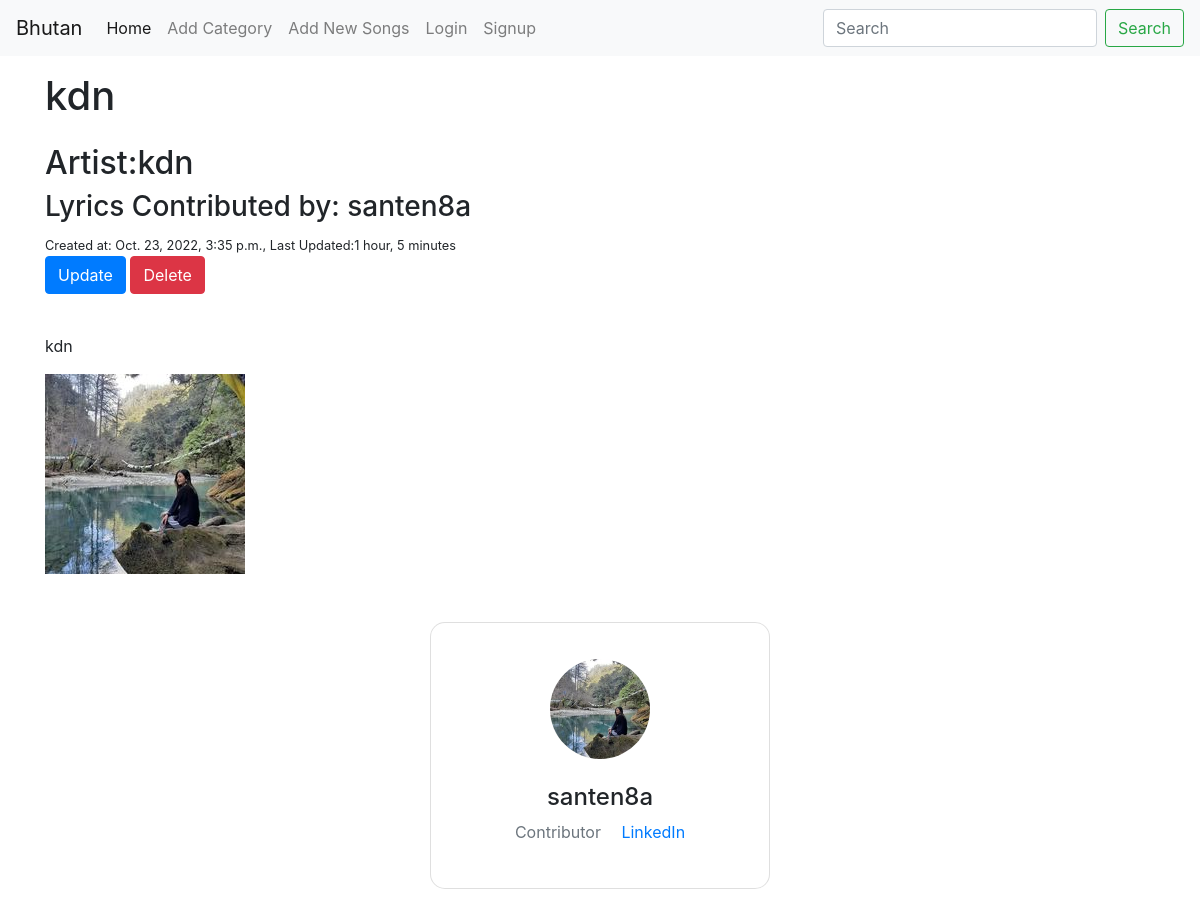
Screenshot of /song/view/9 with the database file from the repository.
### song/models.py (models this page shows, shortened)
class Post(models.Model):
    title = models.CharField(max_length=255)
    header_image = models.ImageField(null=True,blank=True,upload_to="images/")
    author = models.ForeignKey(User,on_delete=models.CASCADE)
    artist = models.CharField(max_length=255)
    body = RichTextField(blank=True,null=True)
    created_date = models.DateTimeField(auto_now_add=True)
    updated_date = models.DateTimeField(auto_now=True)
    category = models.CharField(max_length=255,default='general')

class Profile(models.Model):
    user = models.OneToOneField(User,null=True,on_delete=models.CASCADE)
    bio = models.TextField()
    profile_pic =models.ImageField(null=True,blank=True,upload_to="images/profile/")
    website_url = models.CharField(max_length=255,null=True)
    twitter_url = models.CharField(max_length=255,null=True)
    linkedin_url = models.CharField(max_length=255,null=True)

### song/views.py (the view)
# urls.py: path('song/view/<int:pk>', SongDetailView.as_view(), name='detail-song'),
class SongDetailView(DetailView):
    model = Post
    template_name = 'song/detail_song.html'

### song/templates/song/detail_song.html (shortened to what this page needs)
{% extends './base.html' %}
{% block content %}
<h1 class="py-3">{{post.title}}</h1>
<h2>Artist:{{post.artist}}</h2>
<h3>Lyrics Contributed by: {{post.author.username}}</h3>
<small>Created at: {{post.created_date}}, Last Updated:{{post.updated_date|timesince}}</small>
<br>
<a class="btn btn-primary" href="{% url 'update-song' post.id %}">Update</a>
<a class="btn btn-danger" href="{% url 'delete-song' post.id %}">Delete</a>
<br>
<br>
<p>
    {{post.body|safe}}
</p>
<img class="img-fluid" src="{{post.header_image.url}}" alt="Profile Picture">
<section class="vh-100">
    <div class="container py-5 h-100">
        <div class="row d-flex justify-content-center align-items-center h-100">
            <div class="col-md-12 col-xl-4">
                <div class="card" style="border-radius: 15px;">
                    <div class="card-body text-center">
                        <div class="mt-3 mb-4">
                            <img src="{{post.author.profile.profile_pic.url}}" class="rounded-circle img-fluid"
                                style="width: 100px;" />
                        </div>
                        <h4 class="mb-2">{{post.author.username}}</h4>
                        <p class="text-muted mb-4">Contributor  <a
                                href="{{post.author.profile.linkedin_url}}">LinkedIn</a></p>
                    </div>
                </div>
            </div>
        </div>
    </div>
</section>
{% endblock %}

### rows the page displays
Post: title "kdn", artist "kdn", author.username "santen8a", created_date "Oct. 23, 2022, 3:35 p.m.", updated_date "1 hour, 5 minutes", body "kdn", header_image (picture), author.profile.profile_pic (picture)
